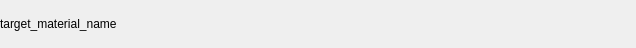
<?xml version="1.0" encoding="UTF-8"?>
<ui version="4.0">
 <class>Form</class>
 <widget class="QWidget" name="Form">
  <property name="geometry">
   <rect>
    <x>0</x>
    <y>0</y>
    <width>636</width>
    <height>48</height>
   </rect>
  </property>
  <property name="windowTitle">
   <string>Form</string>
  </property>
  <layout class="QVBoxLayout" name="verticalLayout">
   <property name="leftMargin">
    <number>0</number>
   </property>
   <property name="topMargin">
    <number>0</number>
   </property>
   <property name="rightMargin">
    <number>0</number>
   </property>
   <property name="bottomMargin">
    <number>0</number>
   </property>
   <item>
    <layout class="QHBoxLayout" name="selector_lay" stretch="2">
     <item>
      <layout class="QHBoxLayout" name="horizontalLayout_3">
       <item>
        <widget class="QLabel" name="target_obj_txt">
         <property name="text">
          <string>target_material_name</string>
         </property>
        </widget>
       </item>
       <item>
        <spacer name="horizontalSpacer">
         <property name="orientation">
          <enum>Qt::Horizontal</enum>
         </property>
         <property name="sizeHint" stdset="0">
          <size>
           <width>40</width>
           <height>20</height>
          </size>
         </property>
        </spacer>
       </item>
      </layout>
     </item>
    </layout>
   </item>
  </layout>
 </widget>
 <resources/>
 <connections/>
</ui>
